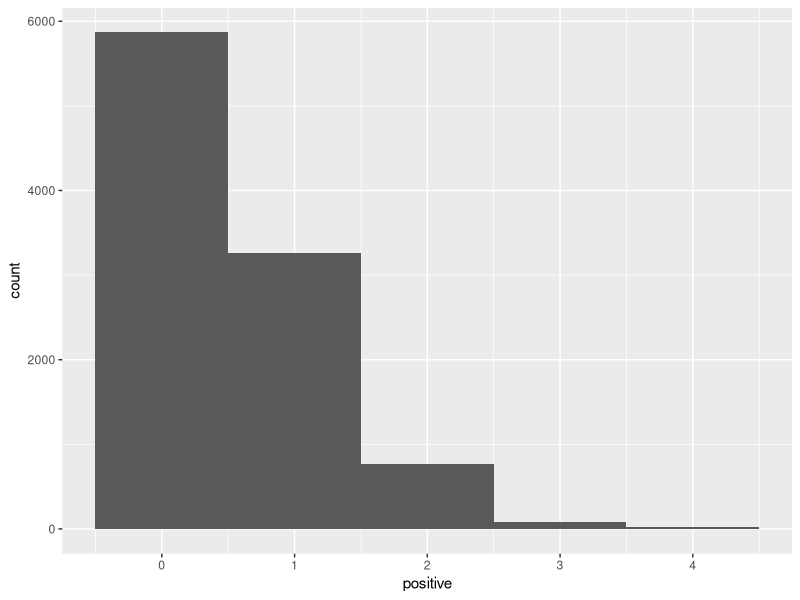
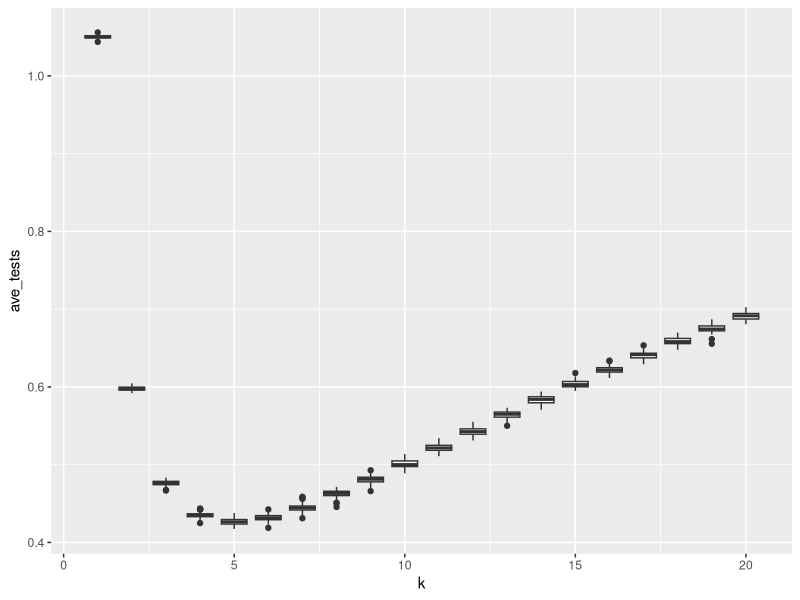

The R source for these figures, in order:
## ---- chunk 1
print("Roses are red,")
print("violets are blue,")
print("R's pretty rad,")
print("and Bayes' rule rules.")
## ---- chunk 2

## ---- chunk 3

# This chunk has a name!
# These lines with '#' are comments. 
# The computer ignores them but the humans don't.  
#
# It is good coding style to use comments 
# to clarify any confusing lines.

2 + 3 + 5  # Addition
2 * 3 * 5  # Multiplication
(2 ^ 3) ^ 5  # Exponentiation
## ---- chunk 4
# Three variables
a <- 42
b = 42
a <- TRUE # Overwrite a with a new value
word_variable <- 'words go in quotes!'  # Variable names don't have spaces

# A list of the three variables
list_of_data <- list(a, b, word_variable)
print(list_of_data)

## ---- chunk 5
knitr::opts_chunk$set(echo = TRUE)  # Set up knitr
## ---- chunk 6
library(tidyverse)  # Import the tidyverse package
knitr::opts_chunk$set(echo = TRUE)  # ready knitr 
## ---- chunk 7
k <- 10  # Number of people in a pool
samps <- 10000  # The total number of pools we test.

## ---- chunk 8
pos_rate <- 0.05  # The rate at which people have COVID. This is now a variable and is saved.
rbinom(1, size = k, prob = pos_rate)  # This randomly picks the number of people with covid in one pool from a binomial distribution.
## ---- chunk 9
# Make 42 random draws from the binomial distribution.
rbinom(42, size = k, prob = pos_rate)  

# Make 10 random draws, with positive rate of 50%.
rbinom(10, size = k, prob = 0.5)  
## ---- chunk 10
# Write your answer here.

## ---- chunk 11
?rbinom

# Write down the three other types of bionomial function's names. 
## ---- chunk 12
# Make a vector of all the pools, 
# where the i'th pool has the number of people with COVID in it.
positive <- rbinom(n = samps, size = k, prob = pos_rate) 

# Arrange data in a tibble.
# Look in your Environment panel in the upper right and click pools to see what this data looks like.
pools <- tibble(positive)  
## ---- chunk 13
# Make a plot and say what data we will plot
ggplot(data = pools, aes(x = positive)) +  
  geom_histogram(binwidth = 1) 
## ---- chunk 14
# 'mutate' adds two columns to the data frame, one called 'retest'
# and one called 'tests'. These columns are filled with the values provided.
# You can look at the pools variable before and after running this to see what changed!
pools <- mutate(pools, retest = sign(positive) , tests = 1 + retest * k)  

# Take mean number of tests needed
mean(pools$tests) / k
## ---- chunk 15
pools <- pools %>% 
  mutate(retest = sign(positive) , tests = 1 + retest * k)  
## ---- chunk 16

z = -10 + 3i  # The imaginary number -10 + 3i

z %>%
  Re() %>%  # Take the real part...
  abs() %>% # then take the absolute value...
  log(base = 10)  # then take log base ten.
  

# Same thing but now save it as the variable a
a <- z %>%
  Re() %>%  # Take the real part...
  abs() %>% # then take the absolute value...
  log(base = 10)  # the take the log base ten.

print(a)
## ---- chunk 17

z = -10 + 3i

a = log(abs(Re(z)), base = 10)

## ---- chunk 18

z = -10 + 3i  # The imaginary number -10 + 3i

z = Re(z)  # Take the real part...
z = abs(z) # then take the absolute value...
z = log(z, base = 10)  # then take log base ten.

print(z)
## ---- chunk 19

# Modify this code.

z = -10 + 3i  # The imaginary number 2 + 3i

z %>%
  Re() %>%  # Take the real part...
  abs() %>% # then take the absolute value...
  log(base = 10)  # then take the log base ten.
  


## ---- chunk 20

# This function takes in a pool size k and 
# returns the mean number of tests needed
# to identify everybody that has COVID.

calc_tests <- function(k) {
  
  pos_rate <- 0.05
  samps <- 10000
  positive = rbinom(n = samps, size = k, prob = pos_rate)  # Make new data for each run
  pools <-  tibble(positive)
  
  pools <- pools %>%
    mutate(retest = sign(positive) , tests= 1 + retest * k)
  
  output <- mean(pools$tests) / k
  
  output  # Return the mean

}

## ---- chunk 21
calc_tests(2)  # Mean tests needed for when pools have two people each
## ---- chunk 22
# make a new tibble that contains the pool size *k* 
# for each replicate and does each replicate 100 times.
keffects <- tibble(k = rep(seq(20), 100)) 

# Calculate the average number of tests needed
keffects <- keffects %>%
  rowwise() %>%
  mutate(ave_tests = calc_tests(k), poolsize = as.integer(k))  # convert *k* to an integer to get geom_boxplot to work properly. 


ggplot(data = keffects, aes(x = k, y = ave_tests, group = poolsize)) +
  geom_boxplot()
